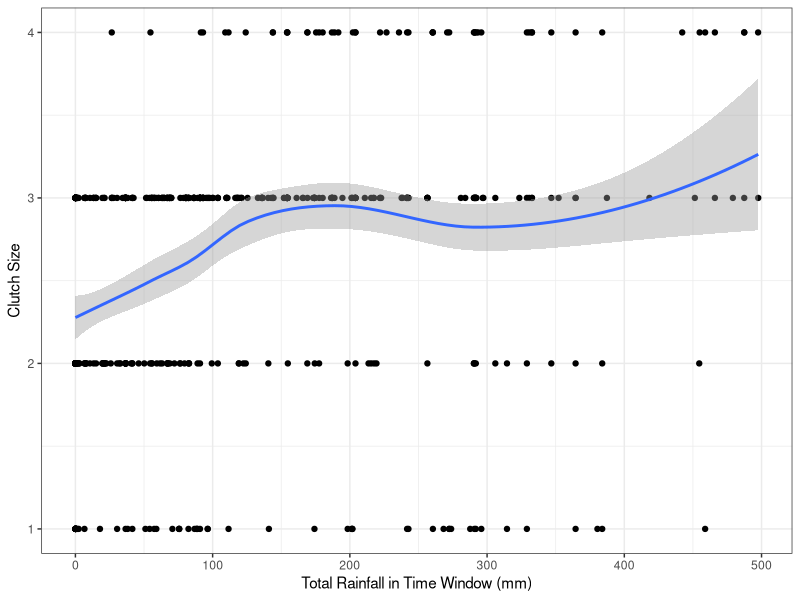

Source code (R):
## ---- chunk 1
knitr::opts_chunk$set(echo = FALSE)
library(tidyverse)
## ---- chunk 2
clutch_size<- read.csv("clutch_size.csv")
## ---- chunk 3
ggplot(data=clutch_size)+
  aes(x=RW,y=ClutchSize)+
  geom_point()+
  geom_smooth()+
   labs(y= "Clutch Size", x = "Total Rainfall in Time Window (mm)")+
  theme_bw()


